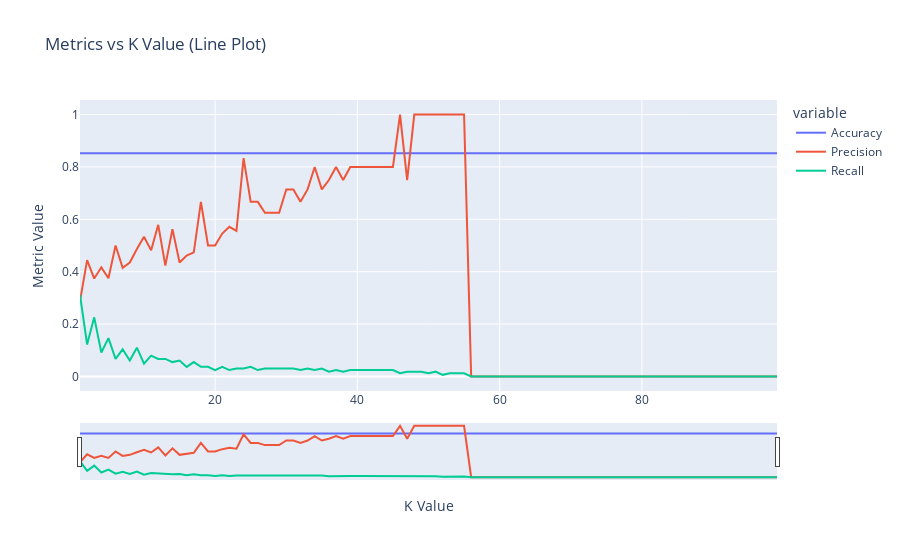

Notebook code cell kept with this figure:
### Code cell
# Import plotly express for visualization
import plotly.express as px
import plotly.graph_objects as go

# Create line plot for Accuracy, Precision, and Recall
fig_line = px.line(metrics_df, x='K', y=['Accuracy', 'Precision', 'Recall'],
                   title='Metrics vs K Value (Line Plot)',
                   labels={'value': 'Metric Value', 'K': 'K Value'}, height=800)

# Create the slider for changing K value in both plots
fig_line.update_layout(
    xaxis=dict(
        rangeslider=dict(visible=True),
        type="linear"
    )
)


# Show both plots
fig_line.show()

### Figure 1 — Plotly figure (JSON) as saved in the notebook; plotly's stock layout.template omitted (floating-point values rounded to 4 significant figures)
{"data": [{"hovertemplate": "variable=Accuracy<br>K Value=%{x}<br>Metric Value=%{y}<extra></extra>", "legendgroup": "Accuracy", "line": {"color": "#636efa", "dash": "solid"}, "marker": {"symbol": "circle"}, "mode": "lines", "name": "Accuracy", "orientation": "v", "showlegend": true, "type": "scatter", "x": [1, 2, 3, 4, 5, 6, 7, 8, 9, 10, 11, 12, 13, 14, 15, 16, 17, 18, 19, 20, 21, 22, 23, 24, 25, 26, 27, 28, 29, 30, 31, 32, 33, 34, 35, 36, 37, 38, 39, 40, 41, 42, 43, 44, 45, 46, 47, 48, 49, 50, 51, 52, 53, 54, 55, 56, 57, 58, 59, 60, 61, 62, 63, 64, 65, 66, 67, 68, 69, 70, 71, 72, 73, 74, 75, 76, 77, 78, 79, 80, 81, 82, 83, 84, 85, 86, 87, 88, 89, 90, 91, 92, 93, 94, 95, 96, 97, 98, 99], "xaxis": "x", "y": [0.8523, 0.8523, 0.8523, 0.8523, 0.8523, 0.8523, 0.8523, 0.8523, 0.8523, 0.8523, 0.8523, 0.8523, 0.8523, 0.8523, 0.8523, 0.8523, 0.8523, 0.8523, 0.8523, 0.8523, 0.8523, 0.8523, 0.8523, 0.8523, 0.8523, 0.8523, 0.8523, 0.8523, 0.8523, 0.8523, 0.8523, 0.8523, 0.8523, 0.8523, 0.8523, 0.8523, 0.8523, 0.8523, 0.8523, 0.8523, 0.8523, 0.8523, 0.8523, 0.8523, 0.8523, 0.8523, 0.8523, 0.8523, 0.8523, 0.8523, 0.8523, 0.8523, 0.8523, 0.8523, 0.8523, 0.8523, 0.8523, 0.8523, 0.8523, 0.8523, 0.8523, 0.8523, 0.8523, 0.8523, 0.8523, 0.8523, 0.8523, 0.8523, 0.8523, 0.8523, 0.8523, 0.8523, 0.8523, 0.8523, 0.8523, 0.8523, 0.8523, 0.8523, 0.8523, 0.8523, 0.8523, 0.8523, 0.8523, 0.8523, 0.8523, 0.8523, 0.8523, 0.8523, 0.8523, 0.8523, 0.8523, 0.8523, 0.8523, 0.8523, 0.8523, 0.8523, 0.8523, 0.8523, 0.8523], "yaxis": "y"}, {"hovertemplate": "variable=Precision<br>K Value=%{x}<br>Metric Value=%{y}<extra></extra>", "legendgroup": "Precision", "line": {"color": "#EF553B", "dash": "solid"}, "marker": {"symbol": "circle"}, "mode": "lines", "name": "Precision", "orientation": "v", "showlegend": true, "type": "scatter", "x": [1, 2, 3, 4, 5, 6, 7, 8, 9, 10, 11, 12, 13, 14, 15, 16, 17, 18, 19, 20, 21, 22, 23, 24, 25, 26, 27, 28, 29, 30, 31, 32, 33, 34, 35, 36, 37, 38, 39, 40, 41, 42, 43, 44, 45, 46, 47, 48, 49, 50, 51, 52, 53, 54, 55, 56, 57, 58, 59, 60, 61, 62, 63, 64, 65, 66, 67, 68, 69, 70, 71, 72, 73, 74, 75, 76, 77, 78, 79, 80, 81, 82, 83, 84, 85, 86, 87, 88, 89, 90, 91, 92, 93, 94, 95, 96, 97, 98, 99], "xaxis": "x", "y": [0.2881, 0.4444, 0.3737, 0.4167, 0.375, 0.5, 0.4146, 0.4348, 0.4865, 0.5333, 0.4815, 0.5789, 0.4231, 0.5625, 0.4348, 0.4615, 0.4737, 0.6667, 0.5, 0.5, 0.5455, 0.5714, 0.5556, 0.8333, 0.6667, 0.6667, 0.625, 0.625, 0.625, 0.7143, 0.7143, 0.6667, 0.7143, 0.8, 0.7143, 0.75, 0.8, 0.75, 0.8, 0.8, 0.8, 0.8, 0.8, 0.8, 0.8, 1, 0.75, 1, 1, 1, 1, 1, 1, 1, 1, 0, 0, 0, 0, 0, 0, 0, 0, 0, 0, 0, 0, 0, 0, 0, 0, 0, 0, 0, 0, 0, 0, 0, 0, 0, 0, 0, 0, 0, 0, 0, 0, 0, 0, 0, 0, 0, 0, 0, 0, 0, 0, 0, 0], "yaxis": "y"}, {"hovertemplate": "variable=Recall<br>K Value=%{x}<br>Metric Value=%{y}<extra></extra>", "legendgroup": "Recall", "line": {"color": "#00cc96", "dash": "solid"}, "marker": {"symbol": "circle"}, "mode": "lines", "name": "Recall", "orientation": "v", "showlegend": true, "type": "scatter", "x": [1, 2, 3, 4, 5, 6, 7, 8, 9, 10, 11, 12, 13, 14, 15, 16, 17, 18, 19, 20, 21, 22, 23, 24, 25, 26, 27, 28, 29, 30, 31, 32, 33, 34, 35, 36, 37, 38, 39, 40, 41, 42, 43, 44, 45, 46, 47, 48, 49, 50, 51, 52, 53, 54, 55, 56, 57, 58, 59, 60, 61, 62, 63, 64, 65, 66, 67, 68, 69, 70, 71, 72, 73, 74, 75, 76, 77, 78, 79, 80, 81, 82, 83, 84, 85, 86, 87, 88, 89, 90, 91, 92, 93, 94, 95, 96, 97, 98, 99], "xaxis": "x", "y": [0.311, 0.122, 0.2256, 0.09146, 0.1463, 0.06707, 0.1037, 0.06098, 0.1098, 0.04878, 0.07927, 0.06707, 0.06707, 0.05488, 0.06098, 0.03659, 0.05488, 0.03659, 0.03659, 0.02439, 0.03659, 0.02439, 0.03049, 0.03049, 0.03659, 0.02439, 0.03049, 0.03049, 0.03049, 0.03049, 0.03049, 0.02439, 0.03049, 0.02439, 0.03049, 0.01829, 0.02439, 0.01829, 0.02439, 0.02439, 0.02439, 0.02439, 0.02439, 0.02439, 0.02439, 0.0122, 0.01829, 0.01829, 0.01829, 0.0122, 0.01829, 0.006098, 0.0122, 0.0122, 0.0122, 0, 0, 0, 0, 0, 0, 0, 0, 0, 0, 0, 0, 0, 0, 0, 0, 0, 0, 0, 0, 0, 0, 0, 0, 0, 0, 0, 0, 0, 0, 0, 0, 0, 0, 0, 0, 0, 0, 0, 0, 0, 0, 0, 0], "yaxis": "y"}], "layout": {"autosize": true, "legend": {"title": {"text": "variable"}, "tracegroupgap": 0}, "title": {"text": "Metrics vs K Value (Line Plot)"}, "xaxis": {"anchor": "y", "autorange": false, "domain": [0, 1], "range": [1, 99], "rangeslider": {"autorange": true, "range": [1, 99], "visible": true, "yaxis": {"_template": null, "rangemode": "match"}}, "title": {"text": "K Value"}, "type": "linear"}, "yaxis": {"anchor": "x", "autorange": true, "domain": [0, 1], "range": [-0.05556, 1.056], "title": {"text": "Metric Value"}, "type": "linear"}}}
